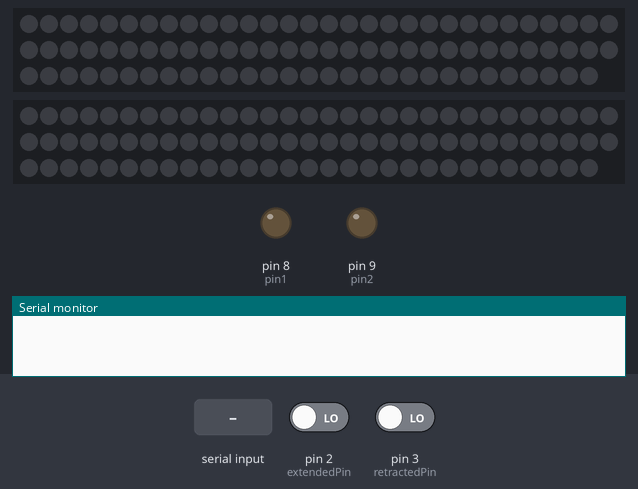
Simulated run of this program. Board: Arduino Uno, built with avr-gcc and run on an emulated ATmega328P. On the bench: 2 × 89 RGB LEDs in strip order, left to right, continuing on the next row, output pins drawn as LEDs (lit = HIGH), the last lines printed to the serial monitor. The test bench sets the inputs (shaded band); at power-on: pin 2 (extendedPin) LOW, pin 3 (retractedPin) LOW. Dim RGB values are drawn brighter than linear.

Above: at 1.2 s.
1.3 s: "11\n" received over Serial
At 2.87 s:
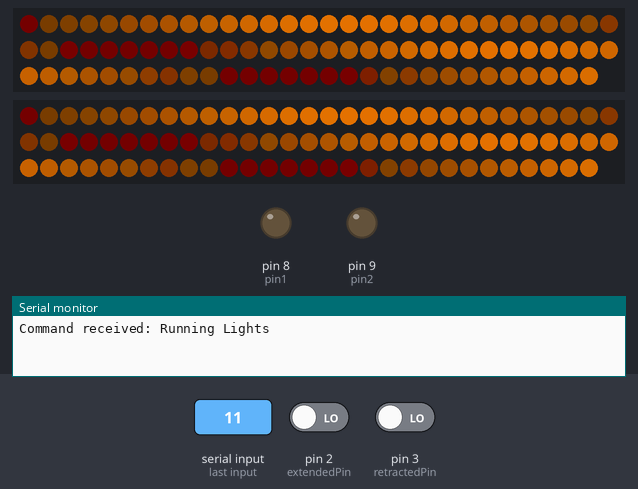
2.9 s: "1\n" received over Serial
At 2.98 s:
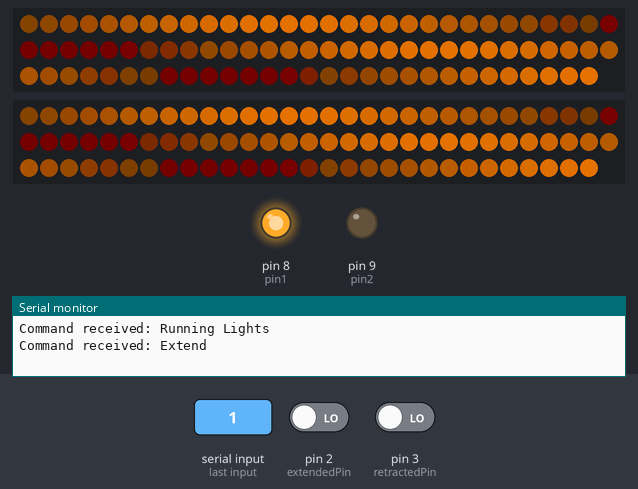
4.5 s: "10\n" received over Serial
At 5.6 s:
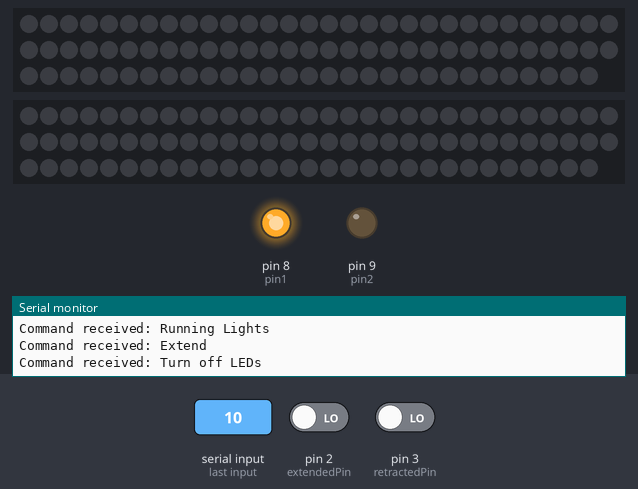
6.0 s: pin 2 (extendedPin) driven HIGH
At 6.6 s:
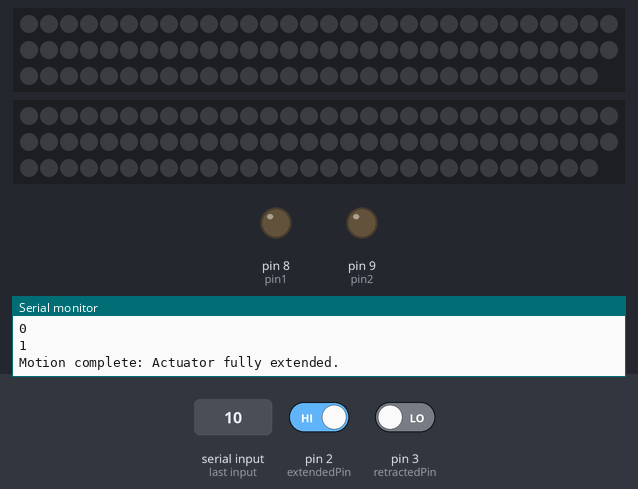
7.5 s: "2\n" received over Serial
At 8.7 s:
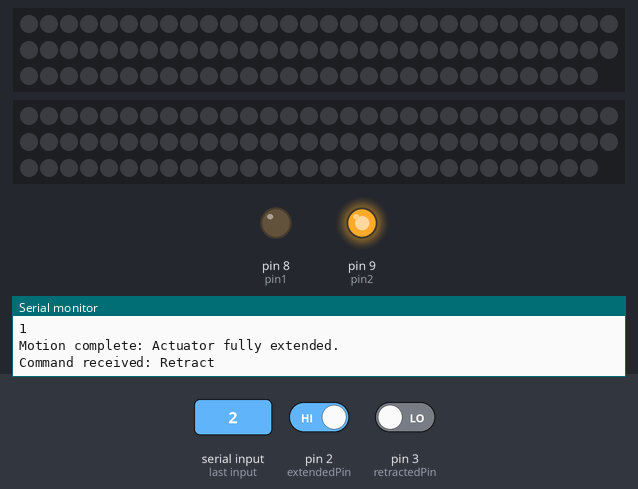
9.0 s: "11\n" received over Serial
At 9.08 s:
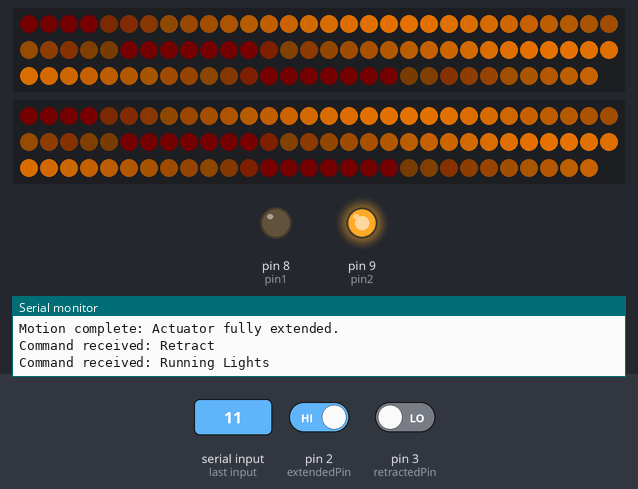
Timing chart, 0 to 11.6 s (numbered marks = the images above; inputs shaded):
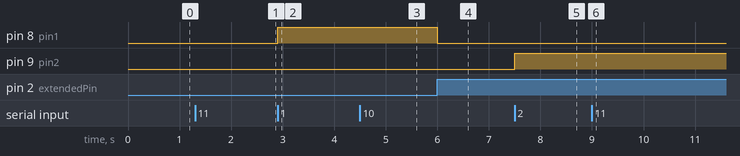

The program:

main.cpp
```cpp
#include <Arduino.h>
#include <FastLED.h>

// changes made using GPT

// Define the pins
const int pin1 = 8;           // Set pin 1
const int pin2 = 9;           // Set pin 2
const int extendedPin = 2;    // Pin to read the actuator's extended signal (input)
const int retractedPin = 3;   // Pin to read the actuator's retracted signal (input)

const int responseExtended = 1;
const int responeRetracted = 2;
const int responseStopped = 0;

// Define states
enum ActuatorState { IDLE, EXTENDING, RETRACTING } state;

// LED strip configuration
#define NUM_LEDS 89           // Adjust based on your LED strip
#define DATA_PIN_L 6            // Pin connected to LED strip
#define DATA_PIN_R 7            // Pin connected to LED strip

CRGB leds_L[NUM_LEDS];
CRGB leds_R[NUM_LEDS];

// LED effect variables
enum LEDMode { OFF, RUNNING_LIGHTS, RAINBOW_CYCLE, SOLID_RED } ledMode;
unsigned long previousMillis = 0;  // Time tracking for non-blocking updates
int ledPosition = 0;               // For Running Lights
int rainbowStep = 0;               // For Rainbow Cycle
int waveDelay = 50;                // Default delay for Running Lights
int rainbowSpeed = 20;             // Default speed for Rainbow Cycle
int brightness = 255;

void setup() {
  Serial.begin(115200); // Initialize serial communication at a baud rate of 9600
  // Initialize pins as outputs
  pinMode(pin1, OUTPUT);
  pinMode(pin2, OUTPUT);

  // Initialize pins as inputs for actuator position signals
  pinMode(extendedPin, INPUT);
  pinMode(retractedPin, INPUT);

  // Set initial states to LOW
  digitalWrite(pin1, LOW);
  digitalWrite(pin2, LOW);

  state = IDLE; // Set initial state to IDLE

  // Initialize LED strip
  FastLED.addLeds<WS2813, DATA_PIN_L, GRB>(leds_L, NUM_LEDS);
  FastLED.addLeds<WS2813, DATA_PIN_R, GRB>(leds_R, NUM_LEDS);

  FastLED.clear();
  FastLED.show();

  ledMode = OFF; // Start with LEDs off
}

void stopActuator() {
  digitalWrite(pin1, LOW);
  digitalWrite(pin2, LOW);
  state = IDLE;
  Serial.println(responseStopped);
}

void extendActuator() {
  if (digitalRead(extendedPin) == LOW) {
    digitalWrite(pin1, HIGH);
    state = EXTENDING;
  } else {
    // Already fully extended
    stopActuator();
    Serial.println(responseExtended);
  }
}

void retractActuator() {
  if (digitalRead(retractedPin) == LOW) {
    digitalWrite(pin2, HIGH);
    state = RETRACTING;
  } else {
    // Already fully retracted
    stopActuator();
    Serial.println(responeRetracted);
  }
}


// Non-blocking Running Lights effect
void updateRunningLights(byte hue) {
  if (millis() - previousMillis >= waveDelay) {
    previousMillis = millis();
    ledPosition++;
    for (int i = 0; i < NUM_LEDS; i++) {
      float waveBrightness = (sin((i + ledPosition)/6.0) * 127 + 128) / 255.0; // Sine wave for brightness modulation
      leds_L[i] = CHSV(hue, 255, brightness*waveBrightness);            // HSV with dynamic brightness
      leds_R[i] = CHSV(hue, 255, brightness*waveBrightness);
    }
    FastLED.show();
  }
}

// Non-blocking Rainbow Cycle effect
void updateRainbowCycle() {
  if (millis() - previousMillis >= rainbowSpeed) {
    previousMillis = millis();
    for (int i = 0; i < NUM_LEDS; i++) {
      byte hue = (i * 255 / NUM_LEDS + rainbowStep) % 255; // Spread hues across the strip
      leds_L[i] = CHSV(hue, 255, brightness);               // Apply HSV with specified brightness
      leds_R[i] = CHSV(hue, 255, brightness);
    }
    rainbowStep = (rainbowStep + 1) % (256 * 5);
    FastLED.show();
  }
}

void loop() {
  // Handle commands from Serial
  if (Serial.available() > 0) {
    int command = Serial.parseInt();

    // If a movement command is received while in motion, stop the actuator
    if ((state == EXTENDING || state == RETRACTING) && (command == 0 || command == 1 || command == 2)) {
      stopActuator();
      Serial.println("New command received during motion. Stopping actuator.");

    }
    else{
    // Process new command
    if (command == 1) {
      Serial.println("Command received: Extend");
      extendActuator();
    } else if (command == 2) {
      Serial.println("Command received: Retract");
      retractActuator();
    } else if (command == 0) {
      Serial.println("Command received: Stop");
      stopActuator();
    } else if (command == 10) {
      Serial.println("Command received: Turn off LEDs");
      ledMode = OFF;
      FastLED.clear();
      FastLED.show();
    } else if (command == 11) {
      Serial.println("Command received: Running Lights");
      ledMode = RUNNING_LIGHTS;
    } else if (command == 12) {
      Serial.println("Command received: Rainbow Cycle");
      ledMode = RAINBOW_CYCLE;
    } else if (command == 13) {
      Serial.println("Command received: Solid red");
      ledMode = SOLID_RED;
      fill_solid(leds_L, NUM_LEDS, CHSV(HUE_RED, 255, brightness));
      fill_solid(leds_R, NUM_LEDS, CHSV(HUE_RED, 255, brightness));
      FastLED.show();
    }else {
      Serial.println("Invalid command received.");
    }}
    Serial.read();

  }

  // Handle actuator motion based on state
  if (state == EXTENDING) {
    if (digitalRead(extendedPin) == HIGH) {
      // Reached fully extended position
      stopActuator();
      Serial.println(responseExtended);
      Serial.println("Motion complete: Actuator fully extended.");
    }
  } else if (state == RETRACTING) {
    if (digitalRead(retractedPin) == HIGH) {
      // Reached fully retracted position
      stopActuator();
      Serial.println(responeRetracted);
      Serial.println("Motion complete: Actuator fully retracted.");
    }
  }

  // Handle LED effects
  if (ledMode == RUNNING_LIGHTS) {
    updateRunningLights(HUE_ORANGE);

  } else if (ledMode == RAINBOW_CYCLE) {
    updateRainbowCycle();

  }

}
```

Measured:
- after the input at 1.3 s, the LEDs: first change at once (image 1 shows a later state)
- after the input at 2.9 s, pin 8 (pin1): LOW → HIGH at once
- after the input at 4.5 s, the LEDs: change at once (image 3)
- after the input at 6.0 s, pin 8 (pin1): HIGH → LOW at once
- after the input at 7.5 s, pin 9 (pin2): LOW → HIGH at once
- after the input at 9.0 s, the LEDs: first change at once (image 6 shows a later state)
